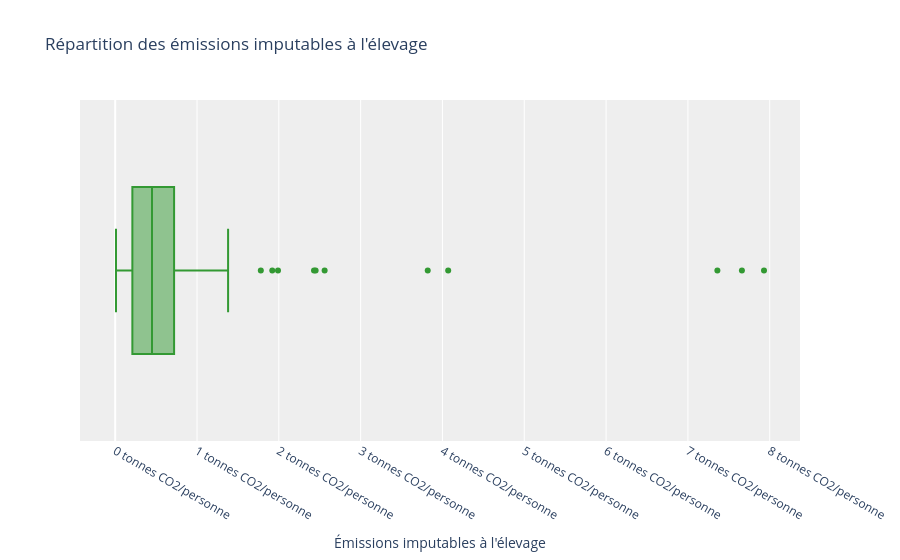

Notebook code for this chart:
### Markdown cell above
<div style="border: 1px solid RGB(102, 204, 102);" >
<h3 style="margin: auto; padding: 20px; color: RGB(102, 204, 102); ">6.4 - Emission de CO2 dû à l'élevage</h3>
</div>

### Code cell
# Graphique en boxplot pour la colonne "Émissions imputables à l'élevage : unité tonnes CO2eq/personne"
fig = px.box(data_frame = df_merge, x="Émissions imputables à l'élevage : unité tonnes CO2eq/personne", title="Répartition des émissions imputables à l'élevage",
             labels={"Émissions imputables à l'élevage : unité tonnes CO2eq/personne" : "Émissions imputables à l'élevage"})
fig.update_traces(marker_color='#339933')
fig.update_layout(
    plot_bgcolor='#eeeeee',
    xaxis={"ticksuffix": " tonnes CO2/personne"}
)

px.log_x = True
fig.show()

### Figure 1 — Plotly figure (JSON) as saved in the notebook; plotly's stock layout.template omitted (floating-point values rounded to 4 significant figures; data arrays with more than 128 entries replaced by an {"elided": "..."} marker saying what was removed)
{"data": [{"alignmentgroup": "True", "hovertemplate": "Émissions imputables à l'élevage=%{x}<extra></extra>", "legendgroup": "", "marker": {"color": "#339933"}, "name": "", "notched": false, "offsetgroup": "", "orientation": "h", "showlegend": false, "type": "box", "x": {"elided": "159 float values"}, "x0": " ", "xaxis": "x", "y0": " ", "yaxis": "y"}], "layout": {"boxmode": "group", "legend": {"tracegroupgap": 0}, "plot_bgcolor": "#eeeeee", "title": {"text": "Répartition des émissions imputables à l'élevage"}, "xaxis": {"anchor": "y", "domain": [0, 1], "ticksuffix": " tonnes CO2/personne", "title": {"text": "Émissions imputables à l'élevage"}}, "yaxis": {"anchor": "x", "domain": [0, 1]}}}
